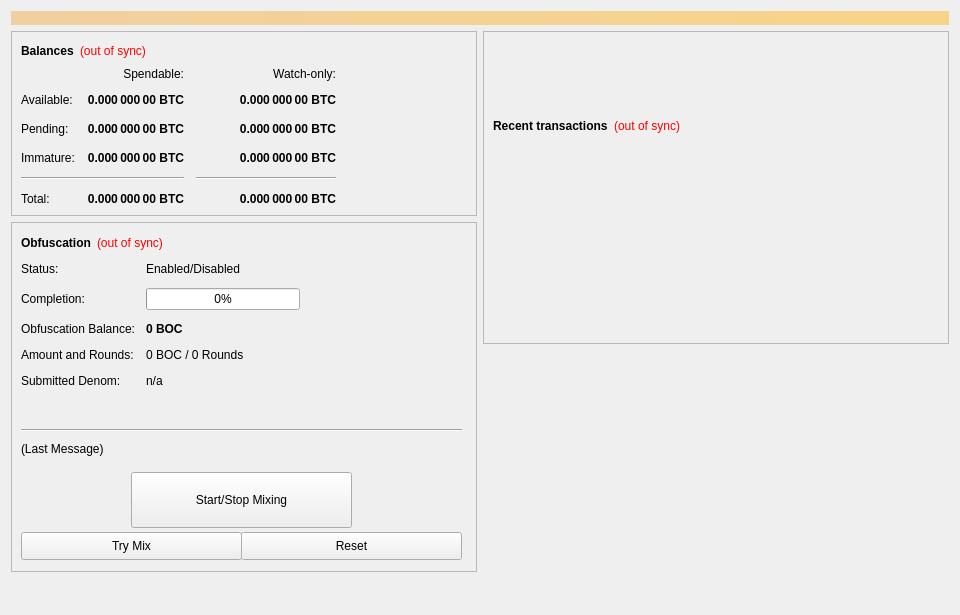
<?xml version="1.0" encoding="UTF-8"?>
<ui version="4.0">
 <class>OverviewPage</class>
 <widget class="QWidget" name="OverviewPage">
  <property name="geometry">
   <rect>
    <x>0</x>
    <y>0</y>
    <width>960</width>
    <height>615</height>
   </rect>
  </property>
  <property name="minimumSize">
   <size>
    <width>960</width>
    <height>0</height>
   </size>
  </property>
  <property name="windowTitle">
   <string>Form</string>
  </property>
  <layout class="QVBoxLayout" name="topLayout">
   <item>
    <widget class="QLabel" name="labelAlerts">
     <property name="visible">
      <bool>false</bool>
     </property>
     <property name="styleSheet">
      <string notr="true">background-color: qlineargradient(x1: 0, y1: 0, x2: 1, y2: 0, stop:0 #F0D0A0, stop:1 #F8D488); color:#000000;</string>
     </property>
     <property name="wordWrap">
      <bool>true</bool>
     </property>
     <property name="margin">
      <number>3</number>
     </property>
    </widget>
   </item>
   <item>
    <layout class="QHBoxLayout" name="horizontalLayout" stretch="1,1">
     <item>
      <layout class="QVBoxLayout" name="verticalLayout_2">
       <item>
        <widget class="QFrame" name="frame">
         <property name="frameShape">
          <enum>QFrame::StyledPanel</enum>
         </property>
         <property name="frameShadow">
          <enum>QFrame::Raised</enum>
         </property>
         <layout class="QVBoxLayout" name="verticalLayout_4">
          <item>
           <layout class="QHBoxLayout" name="horizontalLayout_4">
            <item>
             <widget class="QLabel" name="label_5">
              <property name="font">
               <font>
                <weight>75</weight>
                <bold>true</bold>
               </font>
              </property>
              <property name="text">
               <string>Balances</string>
              </property>
             </widget>
            </item>
            <item>
             <widget class="QLabel" name="labelWalletStatus">
              <property name="cursor">
               <cursorShape>WhatsThisCursor</cursorShape>
              </property>
              <property name="toolTip">
               <string>The displayed information may be out of date. Your wallet automatically synchronizes with the BoomCoin network after a connection is established, but this process has not completed yet.</string>
              </property>
              <property name="styleSheet">
               <string notr="true">QLabel { color: red; }</string>
              </property>
              <property name="text">
               <string notr="true">(out of sync)</string>
              </property>
              <property name="alignment">
               <set>Qt::AlignLeading|Qt::AlignLeft|Qt::AlignVCenter</set>
              </property>
             </widget>
            </item>
            <item>
             <spacer name="horizontalSpacer_3">
              <property name="orientation">
               <enum>Qt::Horizontal</enum>
              </property>
              <property name="sizeHint" stdset="0">
               <size>
                <width>40</width>
                <height>20</height>
               </size>
              </property>
             </spacer>
            </item>
           </layout>
          </item>
          <item>
           <layout class="QGridLayout" name="gridLayout">
            <property name="spacing">
             <number>12</number>
            </property>
            <item row="2" column="2">
             <widget class="QLabel" name="labelWatchPending">
              <property name="font">
               <font>
                <weight>75</weight>
                <bold>true</bold>
               </font>
              </property>
              <property name="cursor">
               <cursorShape>IBeamCursor</cursorShape>
              </property>
              <property name="toolTip">
               <string>Unconfirmed transactions to watch-only addresses</string>
              </property>
              <property name="text">
               <string notr="true">0.000 000 00 BTC</string>
              </property>
              <property name="alignment">
               <set>Qt::AlignRight|Qt::AlignTrailing|Qt::AlignVCenter</set>
              </property>
              <property name="textInteractionFlags">
               <set>Qt::LinksAccessibleByMouse|Qt::TextSelectableByKeyboard|Qt::TextSelectableByMouse</set>
              </property>
             </widget>
            </item>
            <item row="2" column="1">
             <widget class="QLabel" name="labelUnconfirmed">
              <property name="font">
               <font>
                <weight>75</weight>
                <bold>true</bold>
               </font>
              </property>
              <property name="cursor">
               <cursorShape>IBeamCursor</cursorShape>
              </property>
              <property name="toolTip">
               <string>Total of transactions that have yet to be confirmed, and do not yet count toward the spendable balance</string>
              </property>
              <property name="text">
               <string notr="true">0.000 000 00 BTC</string>
              </property>
              <property name="alignment">
               <set>Qt::AlignRight|Qt::AlignTrailing|Qt::AlignVCenter</set>
              </property>
              <property name="textInteractionFlags">
               <set>Qt::LinksAccessibleByMouse|Qt::TextSelectableByKeyboard|Qt::TextSelectableByMouse</set>
              </property>
             </widget>
            </item>
            <item row="3" column="2">
             <widget class="QLabel" name="labelWatchImmature">
              <property name="font">
               <font>
                <weight>75</weight>
                <bold>true</bold>
               </font>
              </property>
              <property name="cursor">
               <cursorShape>IBeamCursor</cursorShape>
              </property>
              <property name="toolTip">
               <string>Staked or masternode rewards in watch-only addresses that has not yet matured</string>
              </property>
              <property name="text">
               <string notr="true">0.000 000 00 BTC</string>
              </property>
              <property name="alignment">
               <set>Qt::AlignRight|Qt::AlignTrailing|Qt::AlignVCenter</set>
              </property>
              <property name="textInteractionFlags">
               <set>Qt::LinksAccessibleByMouse|Qt::TextSelectableByKeyboard|Qt::TextSelectableByMouse</set>
              </property>
             </widget>
            </item>
            <item row="4" column="0" colspan="2">
             <widget class="Line" name="lineSpendableBalance">
              <property name="orientation">
               <enum>Qt::Horizontal</enum>
              </property>
             </widget>
            </item>
            <item row="4" column="2">
             <widget class="Line" name="lineWatchBalance">
              <property name="sizePolicy">
               <sizepolicy hsizetype="Preferred" vsizetype="Fixed">
                <horstretch>0</horstretch>
                <verstretch>0</verstretch>
               </sizepolicy>
              </property>
              <property name="minimumSize">
               <size>
                <width>140</width>
                <height>0</height>
               </size>
              </property>
              <property name="orientation">
               <enum>Qt::Horizontal</enum>
              </property>
             </widget>
            </item>
            <item row="5" column="0">
             <widget class="QLabel" name="labelTotalText">
              <property name="text">
               <string>Total:</string>
              </property>
             </widget>
            </item>
            <item row="3" column="1">
             <widget class="QLabel" name="labelImmature">
              <property name="font">
               <font>
                <weight>75</weight>
                <bold>true</bold>
               </font>
              </property>
              <property name="cursor">
               <cursorShape>IBeamCursor</cursorShape>
              </property>
              <property name="toolTip">
               <string>Staked or masternode rewards that has not yet matured</string>
              </property>
              <property name="text">
               <string notr="true">0.000 000 00 BTC</string>
              </property>
              <property name="alignment">
               <set>Qt::AlignRight|Qt::AlignTrailing|Qt::AlignVCenter</set>
              </property>
              <property name="textInteractionFlags">
               <set>Qt::LinksAccessibleByMouse|Qt::TextSelectableByKeyboard|Qt::TextSelectableByMouse</set>
              </property>
             </widget>
            </item>
            <item row="2" column="3">
             <spacer name="horizontalSpacer_2">
              <property name="orientation">
               <enum>Qt::Horizontal</enum>
              </property>
              <property name="sizeHint" stdset="0">
               <size>
                <width>40</width>
                <height>20</height>
               </size>
              </property>
             </spacer>
            </item>
            <item row="3" column="0">
             <widget class="QLabel" name="labelImmatureText">
              <property name="text">
               <string>Immature:</string>
              </property>
             </widget>
            </item>
            <item row="5" column="1">
             <widget class="QLabel" name="labelTotal">
              <property name="font">
               <font>
                <weight>75</weight>
                <bold>true</bold>
               </font>
              </property>
              <property name="cursor">
               <cursorShape>IBeamCursor</cursorShape>
              </property>
              <property name="toolTip">
               <string>Your current total balance</string>
              </property>
              <property name="text">
               <string notr="true">0.000 000 00 BTC</string>
              </property>
              <property name="alignment">
               <set>Qt::AlignRight|Qt::AlignTrailing|Qt::AlignVCenter</set>
              </property>
              <property name="textInteractionFlags">
               <set>Qt::LinksAccessibleByMouse|Qt::TextSelectableByKeyboard|Qt::TextSelectableByMouse</set>
              </property>
             </widget>
            </item>
            <item row="5" column="2">
             <widget class="QLabel" name="labelWatchTotal">
              <property name="font">
               <font>
                <weight>75</weight>
                <bold>true</bold>
               </font>
              </property>
              <property name="cursor">
               <cursorShape>IBeamCursor</cursorShape>
              </property>
              <property name="toolTip">
               <string>Current total balance in watch-only addresses</string>
              </property>
              <property name="text">
               <string notr="true">0.000 000 00 BTC</string>
              </property>
              <property name="alignment">
               <set>Qt::AlignRight|Qt::AlignTrailing|Qt::AlignVCenter</set>
              </property>
              <property name="textInteractionFlags">
               <set>Qt::LinksAccessibleByMouse|Qt::TextSelectableByKeyboard|Qt::TextSelectableByMouse</set>
              </property>
             </widget>
            </item>
            <item row="0" column="2">
             <widget class="QLabel" name="labelWatchonly">
              <property name="text">
               <string>Watch-only:</string>
              </property>
              <property name="alignment">
               <set>Qt::AlignRight|Qt::AlignTrailing|Qt::AlignVCenter</set>
              </property>
             </widget>
            </item>
            <item row="1" column="0">
             <widget class="QLabel" name="labelBalanceText">
              <property name="text">
               <string>Available:</string>
              </property>
             </widget>
            </item>
            <item row="1" column="1">
             <widget class="QLabel" name="labelBalance">
              <property name="font">
               <font>
                <weight>75</weight>
                <bold>true</bold>
               </font>
              </property>
              <property name="cursor">
               <cursorShape>IBeamCursor</cursorShape>
              </property>
              <property name="toolTip">
               <string>Your current spendable balance</string>
              </property>
              <property name="text">
               <string notr="true">0.000 000 00 BTC</string>
              </property>
              <property name="alignment">
               <set>Qt::AlignRight|Qt::AlignTrailing|Qt::AlignVCenter</set>
              </property>
              <property name="textInteractionFlags">
               <set>Qt::LinksAccessibleByMouse|Qt::TextSelectableByKeyboard|Qt::TextSelectableByMouse</set>
              </property>
             </widget>
            </item>
            <item row="1" column="2">
             <widget class="QLabel" name="labelWatchAvailable">
              <property name="font">
               <font>
                <weight>75</weight>
                <bold>true</bold>
               </font>
              </property>
              <property name="cursor">
               <cursorShape>IBeamCursor</cursorShape>
              </property>
              <property name="toolTip">
               <string>Your current balance in watch-only addresses</string>
              </property>
              <property name="text">
               <string notr="true">0.000 000 00 BTC</string>
              </property>
              <property name="alignment">
               <set>Qt::AlignRight|Qt::AlignTrailing|Qt::AlignVCenter</set>
              </property>
              <property name="textInteractionFlags">
               <set>Qt::LinksAccessibleByMouse|Qt::TextSelectableByKeyboard|Qt::TextSelectableByMouse</set>
              </property>
             </widget>
            </item>
            <item row="2" column="0">
             <widget class="QLabel" name="labelPendingText">
              <property name="text">
               <string>Pending:</string>
              </property>
             </widget>
            </item>
            <item row="0" column="1">
             <widget class="QLabel" name="labelSpendable">
              <property name="text">
               <string>Spendable:</string>
              </property>
              <property name="alignment">
               <set>Qt::AlignRight|Qt::AlignTrailing|Qt::AlignVCenter</set>
              </property>
             </widget>
            </item>
           </layout>
          </item>
         </layout>
        </widget>
       </item>
       <item>
        <widget class="QFrame" name="frameObfuscation">
         <property name="minimumSize">
          <size>
           <width>0</width>
           <height>350</height>
          </size>
         </property>
         <property name="layoutDirection">
          <enum>Qt::LeftToRight</enum>
         </property>
         <property name="frameShape">
          <enum>QFrame::StyledPanel</enum>
         </property>
         <property name="frameShadow">
          <enum>QFrame::Raised</enum>
         </property>
         <widget class="QWidget" name="formLayoutWidget">
          <property name="geometry">
           <rect>
            <x>10</x>
            <y>40</y>
            <width>451</width>
            <height>161</height>
           </rect>
          </property>
          <layout class="QFormLayout" name="formLayout">
           <property name="fieldGrowthPolicy">
            <enum>QFormLayout::AllNonFixedFieldsGrow</enum>
           </property>
           <property name="horizontalSpacing">
            <number>11</number>
           </property>
           <property name="verticalSpacing">
            <number>12</number>
           </property>
           <item row="0" column="0">
            <widget class="QLabel" name="label_6">
             <property name="text">
              <string>Status:</string>
             </property>
            </widget>
           </item>
           <item row="1" column="0">
            <widget class="QLabel" name="label_7">
             <property name="text">
              <string>Completion:</string>
             </property>
            </widget>
           </item>
           <item row="1" column="1">
            <widget class="QProgressBar" name="obfuscationProgress">
             <property name="maximumSize">
              <size>
               <width>154</width>
               <height>16777215</height>
              </size>
             </property>
             <property name="value">
              <number>0</number>
             </property>
            </widget>
           </item>
           <item row="2" column="0">
            <widget class="QLabel" name="labelAnonymizedText">
             <property name="text">
              <string>Obfuscation Balance:</string>
             </property>
            </widget>
           </item>
           <item row="2" column="1">
            <widget class="QLabel" name="labelAnonymized">
             <property name="font">
              <font>
               <weight>75</weight>
               <bold>true</bold>
              </font>
             </property>
             <property name="text">
              <string notr="true">0 BOC</string>
             </property>
            </widget>
           </item>
           <item row="3" column="0">
            <widget class="QLabel" name="label_8">
             <property name="text">
              <string>Amount and Rounds:</string>
             </property>
            </widget>
           </item>
           <item row="3" column="1">
            <widget class="QLabel" name="labelAmountRounds">
             <property name="text">
              <string>0 BOC / 0 Rounds</string>
             </property>
            </widget>
           </item>
           <item row="4" column="0">
            <widget class="QLabel" name="label_9">
             <property name="text">
              <string>Submitted Denom:</string>
             </property>
            </widget>
           </item>
           <item row="4" column="1">
            <widget class="QLabel" name="labelSubmittedDenom">
             <property name="toolTip">
              <string>The denominations you submitted to the Masternode.&lt;br&gt;To mix, other users must submit the exact same denominations.</string>
             </property>
             <property name="text">
              <string>n/a</string>
             </property>
            </widget>
           </item>
           <item row="0" column="1">
            <widget class="QLabel" name="obfuscationEnabled">
             <property name="text">
              <string>Enabled/Disabled</string>
             </property>
            </widget>
           </item>
          </layout>
         </widget>
         <widget class="QPushButton" name="runAutoDenom">
          <property name="geometry">
           <rect>
            <x>251</x>
            <y>17</y>
            <width>1</width>
            <height>1</height>
           </rect>
          </property>
          <property name="palette">
           <palette>
            <active>
             <colorrole role="WindowText">
              <brush brushstyle="SolidPattern">
               <color alpha="255">
                <red>0</red>
                <green>0</green>
                <blue>0</blue>
               </color>
              </brush>
             </colorrole>
             <colorrole role="Button">
              <brush brushstyle="SolidPattern">
               <color alpha="255">
                <red>239</red>
                <green>238</green>
                <blue>238</blue>
               </color>
              </brush>
             </colorrole>
             <colorrole role="Light">
              <brush brushstyle="SolidPattern">
               <color alpha="255">
                <red>255</red>
                <green>255</green>
                <blue>255</blue>
               </color>
              </brush>
             </colorrole>
             <colorrole role="Midlight">
              <brush brushstyle="SolidPattern">
               <color alpha="255">
                <red>247</red>
                <green>246</green>
                <blue>246</blue>
               </color>
              </brush>
             </colorrole>
             <colorrole role="Dark">
              <brush brushstyle="SolidPattern">
               <color alpha="255">
                <red>119</red>
                <green>119</green>
                <blue>119</blue>
               </color>
              </brush>
             </colorrole>
             <colorrole role="Mid">
              <brush brushstyle="SolidPattern">
               <color alpha="255">
                <red>159</red>
                <green>159</green>
                <blue>159</blue>
               </color>
              </brush>
             </colorrole>
             <colorrole role="Text">
              <brush brushstyle="SolidPattern">
               <color alpha="255">
                <red>0</red>
                <green>0</green>
                <blue>0</blue>
               </color>
              </brush>
             </colorrole>
             <colorrole role="BrightText">
              <brush brushstyle="SolidPattern">
               <color alpha="255">
                <red>255</red>
                <green>255</green>
                <blue>255</blue>
               </color>
              </brush>
             </colorrole>
             <colorrole role="ButtonText">
              <brush brushstyle="SolidPattern">
               <color alpha="255">
                <red>0</red>
                <green>0</green>
                <blue>0</blue>
               </color>
              </brush>
             </colorrole>
             <colorrole role="Base">
              <brush brushstyle="SolidPattern">
               <color alpha="255">
                <red>255</red>
                <green>255</green>
                <blue>255</blue>
               </color>
              </brush>
             </colorrole>
             <colorrole role="Window">
              <brush brushstyle="SolidPattern">
               <color alpha="255">
                <red>239</red>
                <green>238</green>
                <blue>238</blue>
               </color>
              </brush>
             </colorrole>
             <colorrole role="Shadow">
              <brush brushstyle="SolidPattern">
               <color alpha="255">
                <red>0</red>
                <green>0</green>
                <blue>0</blue>
               </color>
              </brush>
             </colorrole>
             <colorrole role="AlternateBase">
              <brush brushstyle="SolidPattern">
               <color alpha="255">
                <red>247</red>
                <green>246</green>
                <blue>246</blue>
               </color>
              </brush>
             </colorrole>
             <colorrole role="ToolTipBase">
              <brush brushstyle="SolidPattern">
               <color alpha="255">
                <red>255</red>
                <green>255</green>
                <blue>220</blue>
               </color>
              </brush>
             </colorrole>
             <colorrole role="ToolTipText">
              <brush brushstyle="SolidPattern">
               <color alpha="255">
                <red>0</red>
                <green>0</green>
                <blue>0</blue>
               </color>
              </brush>
             </colorrole>
            </active>
            <inactive>
             <colorrole role="WindowText">
              <brush brushstyle="SolidPattern">
               <color alpha="255">
                <red>0</red>
                <green>0</green>
                <blue>0</blue>
               </color>
              </brush>
             </colorrole>
             <colorrole role="Button">
              <brush brushstyle="SolidPattern">
               <color alpha="255">
                <red>239</red>
                <green>238</green>
                <blue>238</blue>
               </color>
              </brush>
             </colorrole>
             <colorrole role="Light">
              <brush brushstyle="SolidPattern">
               <color alpha="255">
                <red>255</red>
                <green>255</green>
                <blue>255</blue>
               </color>
              </brush>
             </colorrole>
             <colorrole role="Midlight">
              <brush brushstyle="SolidPattern">
               <color alpha="255">
                <red>247</red>
                <green>246</green>
                <blue>246</blue>
               </color>
              </brush>
             </colorrole>
             <colorrole role="Dark">
              <brush brushstyle="SolidPattern">
               <color alpha="255">
                <red>119</red>
                <green>119</green>
                <blue>119</blue>
               </color>
              </brush>
             </colorrole>
             <colorrole role="Mid">
              <brush brushstyle="SolidPattern">
               <color alpha="255">
                <red>159</red>
                <green>159</green>
                <blue>159</blue>
               </color>
              </brush>
             </colorrole>
             <colorrole role="Text">
              <brush brushstyle="SolidPattern">
               <color alpha="255">
                <red>0</red>
                <green>0</green>
                <blue>0</blue>
               </color>
              </brush>
             </colorrole>
             <colorrole role="BrightText">
              <brush brushstyle="SolidPattern">
               <color alpha="255">
                <red>255</red>
                <green>255</green>
                <blue>255</blue>
               </color>
              </brush>
             </colorrole>
             <colorrole role="ButtonText">
              <brush brushstyle="SolidPattern">
               <color alpha="255">
                <red>0</red>
                <green>0</green>
                <blue>0</blue>
               </color>
              </brush>
             </colorrole>
             <colorrole role="Base">
              <brush brushstyle="SolidPattern">
               <color alpha="255">
                <red>255</red>
                <green>255</green>
                <blue>255</blue>
               </color>
              </brush>
             </colorrole>
             <colorrole role="Window">
              <brush brushstyle="SolidPattern">
               <color alpha="255">
                <red>239</red>
                <green>238</green>
                <blue>238</blue>
               </color>
              </brush>
             </colorrole>
             <colorrole role="Shadow">
              <brush brushstyle="SolidPattern">
               <color alpha="255">
                <red>0</red>
                <green>0</green>
                <blue>0</blue>
               </color>
              </brush>
             </colorrole>
             <colorrole role="AlternateBase">
              <brush brushstyle="SolidPattern">
               <color alpha="255">
                <red>247</red>
                <green>246</green>
                <blue>246</blue>
               </color>
              </brush>
             </colorrole>
             <colorrole role="ToolTipBase">
              <brush brushstyle="SolidPattern">
               <color alpha="255">
                <red>255</red>
                <green>255</green>
                <blue>220</blue>
               </color>
              </brush>
             </colorrole>
             <colorrole role="ToolTipText">
              <brush brushstyle="SolidPattern">
               <color alpha="255">
                <red>0</red>
                <green>0</green>
                <blue>0</blue>
               </color>
              </brush>
             </colorrole>
            </inactive>
            <disabled>
             <colorrole role="WindowText">
              <brush brushstyle="SolidPattern">
               <color alpha="255">
                <red>119</red>
                <green>119</green>
                <blue>119</blue>
               </color>
              </brush>
             </colorrole>
             <colorrole role="Button">
              <brush brushstyle="SolidPattern">
               <color alpha="255">
                <red>239</red>
                <green>238</green>
                <blue>238</blue>
               </color>
              </brush>
             </colorrole>
             <colorrole role="Light">
              <brush brushstyle="SolidPattern">
               <color alpha="255">
                <red>255</red>
                <green>255</green>
                <blue>255</blue>
               </color>
              </brush>
             </colorrole>
             <colorrole role="Midlight">
              <brush brushstyle="SolidPattern">
               <color alpha="255">
                <red>247</red>
                <green>246</green>
                <blue>246</blue>
               </color>
              </brush>
             </colorrole>
             <colorrole role="Dark">
              <brush brushstyle="SolidPattern">
               <color alpha="255">
                <red>119</red>
                <green>119</green>
                <blue>119</blue>
               </color>
              </brush>
             </colorrole>
             <colorrole role="Mid">
              <brush brushstyle="SolidPattern">
               <color alpha="255">
                <red>159</red>
                <green>159</green>
                <blue>159</blue>
               </color>
              </brush>
             </colorrole>
             <colorrole role="Text">
              <brush brushstyle="SolidPattern">
               <color alpha="255">
                <red>119</red>
                <green>119</green>
                <blue>119</blue>
               </color>
              </brush>
             </colorrole>
             <colorrole role="BrightText">
              <brush brushstyle="SolidPattern">
               <color alpha="255">
                <red>255</red>
                <green>255</green>
                <blue>255</blue>
               </color>
              </brush>
             </colorrole>
             <colorrole role="ButtonText">
              <brush brushstyle="SolidPattern">
               <color alpha="255">
                <red>119</red>
                <green>119</green>
                <blue>119</blue>
               </color>
              </brush>
             </colorrole>
             <colorrole role="Base">
              <brush brushstyle="SolidPattern">
               <color alpha="255">
                <red>239</red>
                <green>238</green>
                <blue>238</blue>
               </color>
              </brush>
             </colorrole>
             <colorrole role="Window">
              <brush brushstyle="SolidPattern">
               <color alpha="255">
                <red>239</red>
                <green>238</green>
                <blue>238</blue>
               </color>
              </brush>
             </colorrole>
             <colorrole role="Shadow">
              <brush brushstyle="SolidPattern">
               <color alpha="255">
                <red>0</red>
                <green>0</green>
                <blue>0</blue>
               </color>
              </brush>
             </colorrole>
             <colorrole role="AlternateBase">
              <brush brushstyle="SolidPattern">
               <color alpha="255">
                <red>239</red>
                <green>238</green>
                <blue>238</blue>
               </color>
              </brush>
             </colorrole>
             <colorrole role="ToolTipBase">
              <brush brushstyle="SolidPattern">
               <color alpha="255">
                <red>255</red>
                <green>255</green>
                <blue>220</blue>
               </color>
              </brush>
             </colorrole>
             <colorrole role="ToolTipText">
              <brush brushstyle="SolidPattern">
               <color alpha="255">
                <red>0</red>
                <green>0</green>
                <blue>0</blue>
               </color>
              </brush>
             </colorrole>
            </disabled>
           </palette>
          </property>
          <property name="focusPolicy">
           <enum>Qt::NoFocus</enum>
          </property>
          <property name="autoFillBackground">
           <bool>true</bool>
          </property>
          <property name="text">
           <string/>
          </property>
          <property name="flat">
           <bool>true</bool>
          </property>
         </widget>
         <widget class="QPushButton" name="toggleObfuscation">
          <property name="geometry">
           <rect>
            <x>120</x>
            <y>250</y>
            <width>221</width>
            <height>56</height>
           </rect>
          </property>
          <property name="sizePolicy">
           <sizepolicy hsizetype="MinimumExpanding" vsizetype="Fixed">
            <horstretch>0</horstretch>
            <verstretch>0</verstretch>
           </sizepolicy>
          </property>
          <property name="text">
           <string>Start/Stop Mixing</string>
          </property>
         </widget>
         <widget class="Line" name="lineLastMessage">
          <property name="geometry">
           <rect>
            <x>10</x>
            <y>200</y>
            <width>441</width>
            <height>16</height>
           </rect>
          </property>
          <property name="orientation">
           <enum>Qt::Horizontal</enum>
          </property>
         </widget>
         <widget class="QLabel" name="obfuscationStatus">
          <property name="geometry">
           <rect>
            <x>10</x>
            <y>220</y>
            <width>451</width>
            <height>61</height>
           </rect>
          </property>
          <property name="minimumSize">
           <size>
            <width>288</width>
            <height>43</height>
           </size>
          </property>
          <property name="text">
           <string>(Last Message)</string>
          </property>
          <property name="alignment">
           <set>Qt::AlignLeading|Qt::AlignLeft|Qt::AlignTop</set>
          </property>
          <property name="wordWrap">
           <bool>true</bool>
          </property>
         </widget>
         <widget class="QPushButton" name="obfuscationAuto">
          <property name="geometry">
           <rect>
            <x>10</x>
            <y>310</y>
            <width>221</width>
            <height>28</height>
           </rect>
          </property>
          <property name="sizePolicy">
           <sizepolicy hsizetype="MinimumExpanding" vsizetype="Fixed">
            <horstretch>0</horstretch>
            <verstretch>0</verstretch>
           </sizepolicy>
          </property>
          <property name="toolTip">
           <string>Try to manually submit a Obfuscation request.</string>
          </property>
          <property name="text">
           <string>Try Mix</string>
          </property>
         </widget>
         <widget class="QPushButton" name="obfuscationReset">
          <property name="geometry">
           <rect>
            <x>230</x>
            <y>310</y>
            <width>221</width>
            <height>28</height>
           </rect>
          </property>
          <property name="sizePolicy">
           <sizepolicy hsizetype="MinimumExpanding" vsizetype="Fixed">
            <horstretch>0</horstretch>
            <verstretch>0</verstretch>
           </sizepolicy>
          </property>
          <property name="toolTip">
           <string>Reset the current status of Obfuscation (can interrupt Obfuscation if it's in the process of Mixing, which can cost you money!)</string>
          </property>
          <property name="autoFillBackground">
           <bool>false</bool>
          </property>
          <property name="text">
           <string>Reset</string>
          </property>
         </widget>
         <widget class="QWidget" name="layoutWidget">
          <property name="geometry">
           <rect>
            <x>10</x>
            <y>10</y>
            <width>431</width>
            <height>22</height>
           </rect>
          </property>
          <layout class="QHBoxLayout" name="horizontalLayout_5">
           <item>
            <widget class="QLabel" name="label_2">
             <property name="font">
              <font>
               <weight>75</weight>
               <bold>true</bold>
              </font>
             </property>
             <property name="text">
              <string>Obfuscation</string>
             </property>
            </widget>
           </item>
           <item>
            <widget class="QLabel" name="labelObfuscationSyncStatus">
             <property name="toolTip">
              <string>The displayed information may be out of date. Your wallet automatically synchronizes with the BoomCoin network after a connection is established, but this process has not completed yet.</string>
             </property>
             <property name="styleSheet">
              <string notr="true">QLabel { color: red; }</string>
             </property>
             <property name="text">
              <string notr="true">(out of sync)</string>
             </property>
             <property name="alignment">
              <set>Qt::AlignLeading|Qt::AlignLeft|Qt::AlignVCenter</set>
             </property>
            </widget>
           </item>
           <item>
            <spacer name="horizontalSpacer_4">
             <property name="orientation">
              <enum>Qt::Horizontal</enum>
             </property>
             <property name="sizeHint" stdset="0">
              <size>
               <width>40</width>
               <height>20</height>
              </size>
             </property>
            </spacer>
           </item>
          </layout>
         </widget>
        </widget>
       </item>
       <item>
        <spacer name="verticalSpacer">
         <property name="orientation">
          <enum>Qt::Vertical</enum>
         </property>
         <property name="sizeHint" stdset="0">
          <size>
           <width>20</width>
           <height>40</height>
          </size>
         </property>
        </spacer>
       </item>
      </layout>
     </item>
     <item>
      <layout class="QVBoxLayout" name="verticalLayout_3">
       <item>
        <widget class="QFrame" name="frame_2">
         <property name="frameShape">
          <enum>QFrame::StyledPanel</enum>
         </property>
         <property name="frameShadow">
          <enum>QFrame::Raised</enum>
         </property>
         <layout class="QVBoxLayout" name="verticalLayout">
          <item>
           <spacer name="verticalSpacer_3">
            <property name="orientation">
             <enum>Qt::Vertical</enum>
            </property>
            <property name="sizeType">
             <enum>QSizePolicy::Fixed</enum>
            </property>
            <property name="sizeHint" stdset="0">
             <size>
              <width>20</width>
              <height>75</height>
             </size>
            </property>
           </spacer>
          </item>
          <item>
           <layout class="QHBoxLayout" name="horizontalLayout_2">
            <item>
             <widget class="QLabel" name="label_4">
              <property name="font">
               <font>
                <weight>75</weight>
                <bold>true</bold>
               </font>
              </property>
              <property name="text">
               <string>Recent transactions</string>
              </property>
             </widget>
            </item>
            <item>
             <widget class="QLabel" name="labelTransactionsStatus">
              <property name="cursor">
               <cursorShape>WhatsThisCursor</cursorShape>
              </property>
              <property name="toolTip">
               <string>The displayed information may be out of date. Your wallet automatically synchronizes with the BoomCoin network after a connection is established, but this process has not completed yet.</string>
              </property>
              <property name="styleSheet">
               <string notr="true">QLabel { color: red; }</string>
              </property>
              <property name="text">
               <string notr="true">(out of sync)</string>
              </property>
              <property name="alignment">
               <set>Qt::AlignRight|Qt::AlignTrailing|Qt::AlignVCenter</set>
              </property>
             </widget>
            </item>
            <item>
             <spacer name="horizontalSpacer">
              <property name="orientation">
               <enum>Qt::Horizontal</enum>
              </property>
              <property name="sizeHint" stdset="0">
               <size>
                <width>40</width>
                <height>20</height>
               </size>
              </property>
             </spacer>
            </item>
           </layout>
          </item>
          <item>
           <widget class="QListView" name="listTransactions">
            <property name="styleSheet">
             <string notr="true">QListView { background: transparent; }</string>
            </property>
            <property name="frameShape">
             <enum>QFrame::NoFrame</enum>
            </property>
            <property name="verticalScrollBarPolicy">
             <enum>Qt::ScrollBarAlwaysOff</enum>
            </property>
            <property name="horizontalScrollBarPolicy">
             <enum>Qt::ScrollBarAlwaysOff</enum>
            </property>
            <property name="selectionMode">
             <enum>QAbstractItemView::NoSelection</enum>
            </property>
           </widget>
          </item>
         </layout>
        </widget>
       </item>
       <item>
        <spacer name="verticalSpacer_2">
         <property name="orientation">
          <enum>Qt::Vertical</enum>
         </property>
         <property name="sizeType">
          <enum>QSizePolicy::Expanding</enum>
         </property>
         <property name="sizeHint" stdset="0">
          <size>
           <width>20</width>
           <height>40</height>
          </size>
         </property>
        </spacer>
       </item>
      </layout>
     </item>
    </layout>
   </item>
  </layout>
 </widget>
 <resources/>
 <connections/>
</ui>
